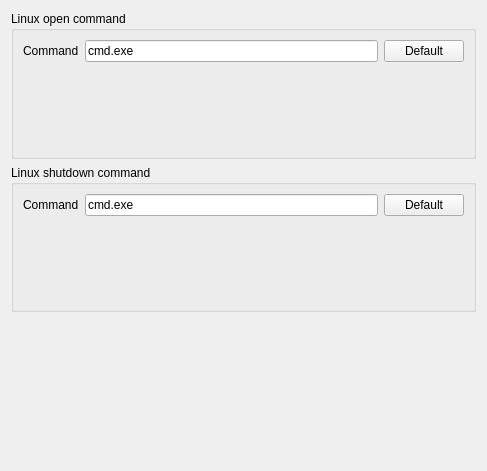
<?xml version="1.0" encoding="UTF-8"?>
<ui version="4.0">
 <class>Linux</class>
 <widget class="QWidget" name="Linux">
  <property name="geometry">
   <rect>
    <x>0</x>
    <y>0</y>
    <width>487</width>
    <height>471</height>
   </rect>
  </property>
  <property name="windowTitle">
   <string>Linux</string>
  </property>
  <layout class="QVBoxLayout" name="verticalLayout">
   <item>
    <widget class="QGroupBox" name="grpOpen">
     <property name="title">
      <string>Linux open command</string>
     </property>
     <layout class="QGridLayout" name="gridLayout_16">
      <item row="0" column="0" colspan="2">
       <layout class="QGridLayout" name="gridLayout_7">
        <item row="0" column="0">
         <widget class="QLabel" name="label">
          <property name="text">
           <string>Command</string>
          </property>
         </widget>
        </item>
        <item row="0" column="1">
         <widget class="QLineEdit" name="editOpenfileCommand">
          <property name="text">
           <string>cmd.exe</string>
          </property>
         </widget>
        </item>
        <item row="0" column="2">
         <widget class="QPushButton" name="btnDefaultOpenfileCommand">
          <property name="text">
           <string>Default</string>
          </property>
         </widget>
        </item>
        <item row="1" column="1">
         <spacer name="verticalSpacer">
          <property name="orientation">
           <enum>Qt::Vertical</enum>
          </property>
          <property name="sizeHint" stdset="0">
           <size>
            <width>20</width>
            <height>40</height>
           </size>
          </property>
         </spacer>
        </item>
       </layout>
      </item>
     </layout>
    </widget>
   </item>
   <item>
    <widget class="QGroupBox" name="grpOpen_2">
     <property name="title">
      <string>Linux shutdown command</string>
     </property>
     <layout class="QGridLayout" name="gridLayout_20">
      <item row="0" column="0" colspan="2">
       <layout class="QGridLayout" name="gridLayout_9">
        <item row="0" column="0">
         <widget class="QLabel" name="label_5">
          <property name="text">
           <string>Command</string>
          </property>
         </widget>
        </item>
        <item row="0" column="1">
         <widget class="QLineEdit" name="editShutdownCommand">
          <property name="text">
           <string>cmd.exe</string>
          </property>
         </widget>
        </item>
        <item row="0" column="2">
         <widget class="QPushButton" name="btnDefaultShutdownCommand">
          <property name="text">
           <string>Default</string>
          </property>
         </widget>
        </item>
        <item row="1" column="1">
         <spacer name="verticalSpacer_5">
          <property name="orientation">
           <enum>Qt::Vertical</enum>
          </property>
          <property name="sizeHint" stdset="0">
           <size>
            <width>20</width>
            <height>40</height>
           </size>
          </property>
         </spacer>
        </item>
       </layout>
      </item>
     </layout>
    </widget>
   </item>
   <item>
    <spacer name="verticalSpacer_6">
     <property name="orientation">
      <enum>Qt::Vertical</enum>
     </property>
     <property name="sizeHint" stdset="0">
      <size>
       <width>20</width>
       <height>144</height>
      </size>
     </property>
    </spacer>
   </item>
  </layout>
 </widget>
 <resources/>
 <connections/>
</ui>
